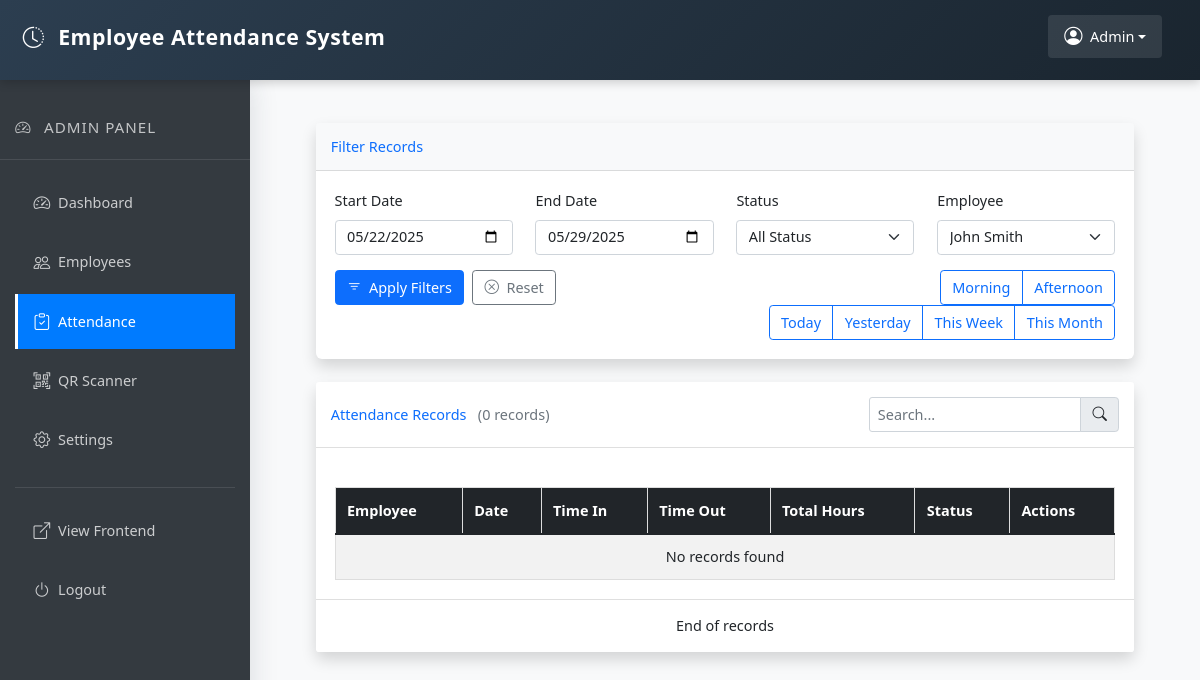
The page /views/admin/attendance.php?employee_id=1 (signed in) on the database as committed earlier.
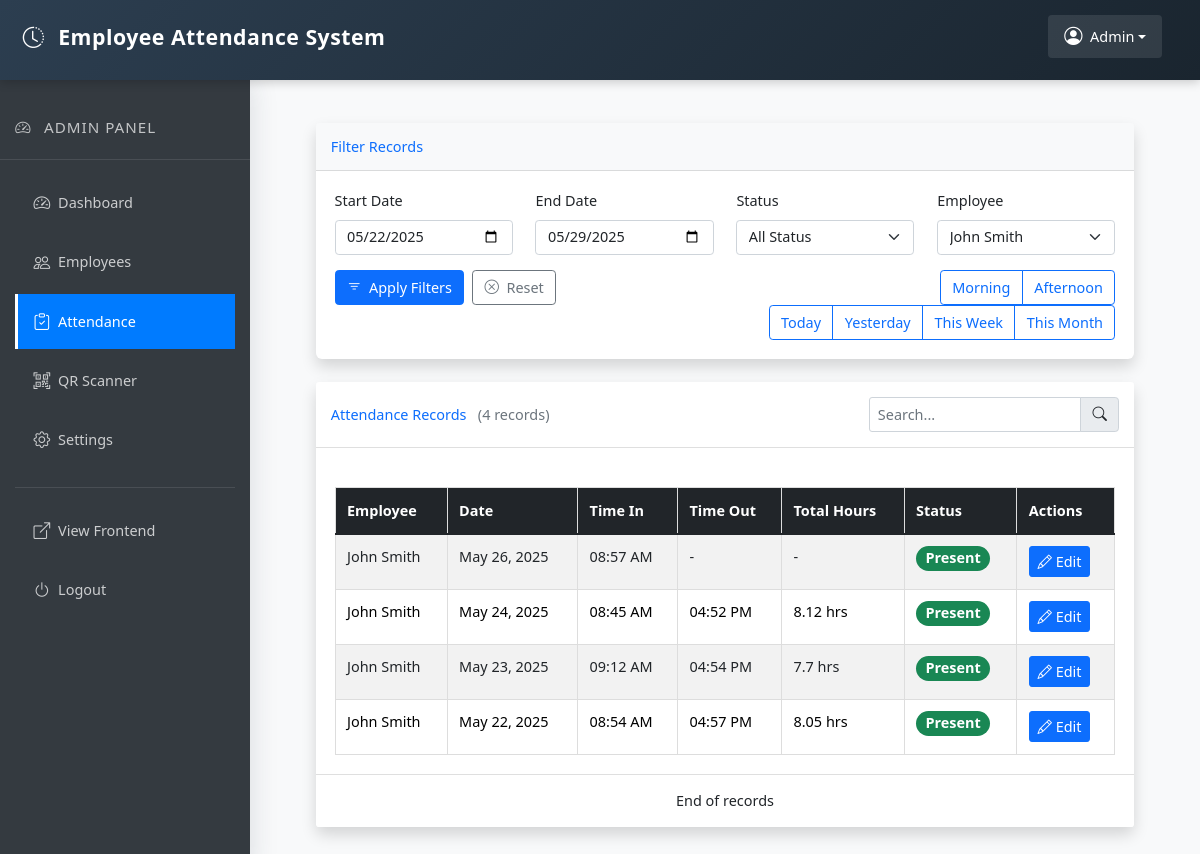
The same page on the database as committed later.
### tables this page shows
CREATE TABLE `morning_time_log` (
  `id` int(11) NOT NULL,
  `employee_id` int(11) NOT NULL,
  `time_in` datetime DEFAULT NULL,
  `time_out` datetime DEFAULT NULL,
  `status` enum('present','late','absent') DEFAULT 'absent'
);

CREATE TABLE `users` (
  `id` int(11) NOT NULL,
  `username` varchar(50) NOT NULL,
  `password` varchar(255) NOT NULL,
  `email` varchar(100) NOT NULL,
  `code` varchar(255) NOT NULL,
  `created_at` timestamp NOT NULL DEFAULT current_timestamp()
);

### views/admin/attendance.php (the view, shortened to what the changed rows need)
<!DOCTYPE html>
<html lang="en">
<head>
    <link rel="stylesheet" href="../../assets/css/admin.css">
    <link rel="stylesheet" href="../../assets/css/bootstrap.min.css">
    <link rel="stylesheet" href="https://cdnjs.cloudflare.com/ajax/libs/font-awesome/6.0.0-beta3/css/all.min.css">
    <link rel="stylesheet" href="https://cdn.jsdelivr.net/npm/bootstrap-icons@1.7.2/font/bootstrap-icons.css">
</head>
<body>
    <?php
    require_once '../../includes/admin/header.php';
    require_once '../../db/connect.php';
    $startDate = isset($_GET['start_date']) ? $_GET['start_date'] : date('Y-m-d', strtotime('-7 days'));
    $endDate = isset($_GET['end_date']) ? $_GET['end_date'] : date('Y-m-d');
    $employeeId = isset($_GET['employee_id']) ? $_GET['employee_id'] : '';
    $query = "SELECT t.*, u.username
              FROM morning_time_log t
              JOIN users u ON t.employee_id = u.id
              WHERE 1=1";
    if ($startDate) {
        $query .= " AND DATE(t.time_in) >= '$startDate'";
    }
    if ($endDate) {
        $query .= " AND DATE(t.time_in) <= '$endDate'";
    }
    if ($employeeId) {
        $query .= " AND t.employee_id = $employeeId";
    }
    $query .= " ORDER BY t.time_in DESC";
    $result = $conn->query($query);
    $totalRecords = $result->num_rows;
    ?>
    <div class="main-content">
        <div class="container-fluid mt-4">
            <div class="content-wrapper">
                <div class="container-fluid">
                    <div class="card shadow mb-4">
                        <div class="card-header py-3 d-flex justify-content-between align-items-center bg-white">
                            <h6 class="m-0 font-weight-bold text-primary">
                                Attendance Records
                                <span class="text-muted ms-2">(<?php echo $totalRecords; ?> records)</span>
                            </h6>
                        </div>
                        <div class="card-body">
                            <div class="table-responsive" id="reportTableContainer">
                                <table class="table table-striped table-hover" id="reportTable">
                                    <thead class="table-dark">
                                        <tr>
                                            <th>Employee</th>
                                            <th>Date</th>
                                            <th>Time In</th>
                                            <th>Time Out</th>
                                            <th>Total Hours</th>
                                            <th>Status</th>
                                            <th>Actions</th>
                                        </tr>
                                    </thead>
                                    <tbody>
                                        <?php if ($result->num_rows == 0): ?>
                                            <tr>
                                                <td colspan="7" class="text-center">No records found</td>
                                            </tr>
                                        <?php else: ?>
                                            <?php while($row = $result->fetch_assoc()): ?>
                                                <?php
                                                $hours = '-';
                                                if (!empty($row['time_out'])) {
                                                    $timeIn = new DateTime($row['time_in']);
                                                    $timeOut = new DateTime($row['time_out']);
                                                    $interval = $timeIn->diff($timeOut);
                                                    $hours = $interval->h + ($interval->i / 60);
                                                    $hours = round($hours, 2) . ' hrs';
                                                }
                                                ?>
                                                <tr>
                                                    <td><?php echo htmlspecialchars($row['username']); ?></td>
                                                    <td><?php echo date('M d, Y', strtotime($row['time_in'])); ?></td>
                                                    <td><?php echo date('h:i A', strtotime($row['time_in'])); ?></td>
                                                    <td><?php echo $row['time_out'] ? date('h:i A', strtotime($row['time_out'])) : '-'; ?></td>
                                                    <td><?php echo $hours; ?></td>
                                                    <td>
                                                        <span class="badge rounded-pill <?php
                                                            echo match($row['status']) {
                                                                'present' => 'bg-success',
                                                                'late' => 'bg-warning',
                                                                'absent' => 'bg-danger',
                                                                default => 'bg-secondary'
                                                            };
                                                        ?>">
                                                            <?php echo ucfirst($row['status']); ?>
                                                        </span>
                                                    </td>
                                                    <td>
                                                        <button class="btn btn-sm btn-primary" onclick="editAttendance(<?php echo $row['id']; ?>, '<?php echo htmlspecialchars($row['username']); ?>', '<?php echo $row['time_in']; ?>', '<?php echo $row['time_out']; ?>', '<?php echo $row['status']; ?>')">
                                                            <i class="bi bi-pencil me-1"></i>Edit
                                                        </button>
                                                    </td>
                                                </tr>
                                            <?php endwhile; ?>
                                        <?php endif; ?>
                                    </tbody>
                                </table>
                            </div>
                        </div>
                    </div>
                </div>
            </div>
        </div>
    </div>
</body>
</html>

Rows that differ between the two databases and show on the page:
added morning_time_log: employee.username "John Smith", time_in "May 26, 2025", time_in "08:57 AM", hours "-", status "Present"
added morning_time_log: employee.username "John Smith", time_in "May 24, 2025", time_in "08:45 AM", time_out "04:52 PM", hours "8.12 hrs", status "Present"
added morning_time_log: employee.username "John Smith", time_in "May 23, 2025", time_in "09:12 AM", time_out "04:54 PM", hours "7.7 hrs", status "Present"
added morning_time_log: employee.username "John Smith", time_in "May 22, 2025", time_in "08:54 AM", time_out "04:57 PM", hours "8.05 hrs", status "Present"
Other text that changed with them:
$totalRecords: "0" → "4"
text no longer shown: "No records found"
